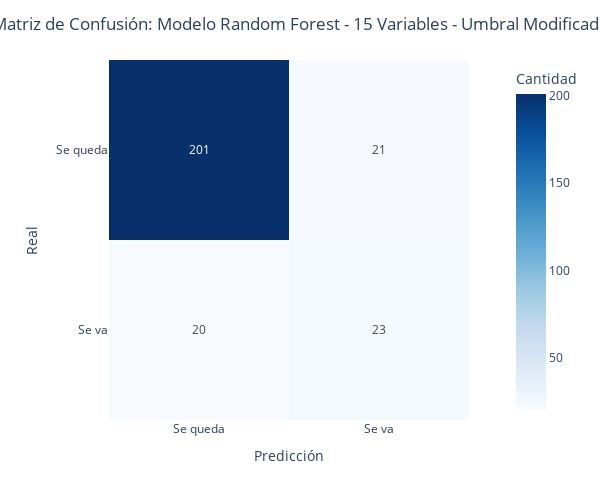

Notebook code for this chart:
### Code cell
gr = show_confusion_matrix(y_test, pred, 'Random Forest - 15 Variables - Umbral Modificado')
gr

### Figure 1 — Plotly figure (JSON) as saved in the notebook; plotly's stock layout.template omitted (floating-point values rounded to 4 significant figures)
{"data": [{"coloraxis": "coloraxis", "hovertemplate": "Predicción: %{x}<br>Real: %{y}<br>Cantidad: %{z}<extra></extra>", "name": "0", "texttemplate": "%{z}", "type": "heatmap", "x": ["Se queda", "Se va"], "xaxis": "x", "y": ["Se queda", "Se va"], "yaxis": "y", "z": [[201, 21], [20, 23]]}], "layout": {"coloraxis": {"colorbar": {"title": {"text": "Cantidad"}}, "colorscale": [[0, "rgb(247,251,255)"], [0.125, "rgb(222,235,247)"], [0.25, "rgb(198,219,239)"], [0.375, "rgb(158,202,225)"], [0.5, "rgb(107,174,214)"], [0.625, "rgb(66,146,198)"], [0.75, "rgb(33,113,181)"], [0.875, "rgb(8,81,156)"], [1, "rgb(8,48,107)"]]}, "height": 500, "margin": {"t": 60}, "title": {"text": "Matriz de Confusión: Modelo Random Forest - 15 Variables - Umbral Modificado", "x": 0.5}, "width": 600, "xaxis": {"anchor": "y", "constrain": "domain", "domain": [0, 1], "scaleanchor": "y", "title": {"text": "Predicción"}}, "yaxis": {"anchor": "x", "autorange": "reversed", "constrain": "domain", "domain": [0, 1], "title": {"text": "Real"}}}}
